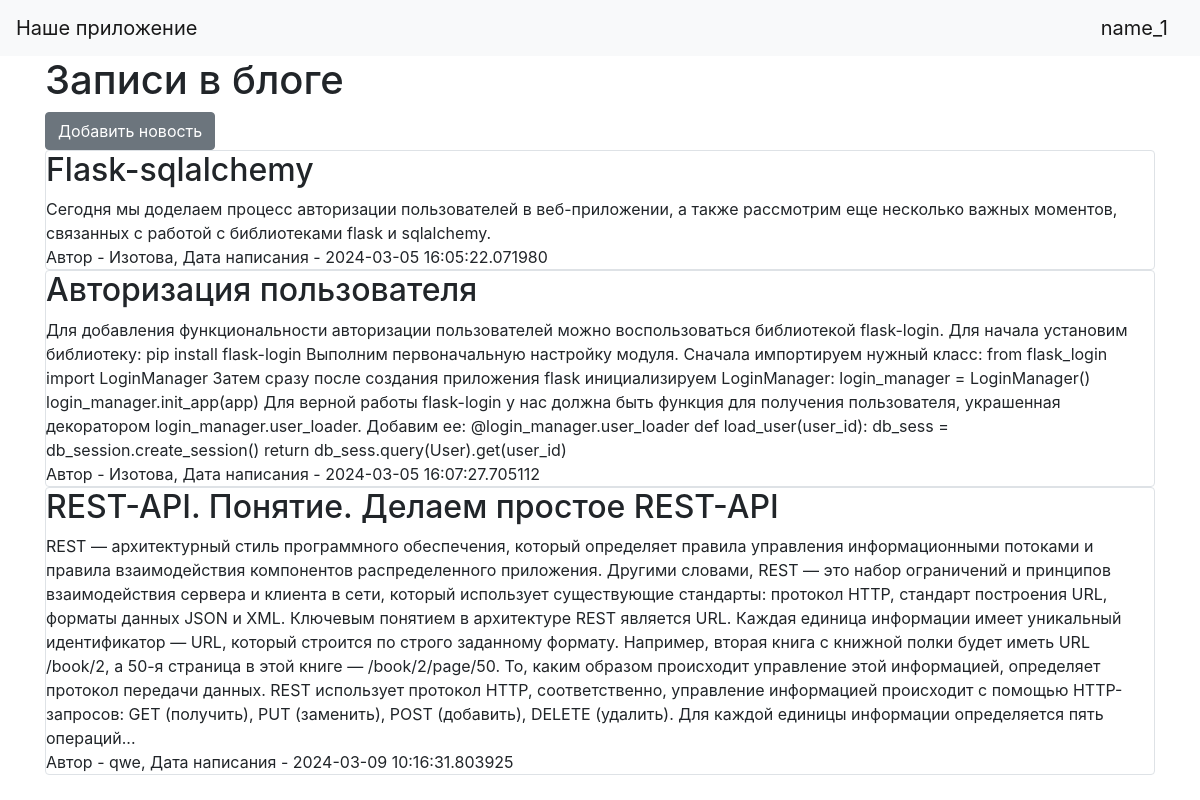
The page / (signed in) on the database its author committed.
### data/users.py (models this page shows, shortened)
class User(SqlAlchemyBase, UserMixin, SerializerMixin):
    __tablename__ = 'users'
    id = sqlalchemy.Column(sqlalchemy.Integer, primary_key=True, autoincrement=True)
    name = sqlalchemy.Column(sqlalchemy.String, nullable=True)
    about = sqlalchemy.Column(sqlalchemy.String, nullable=True)
    email = sqlalchemy.Column(sqlalchemy.String, index=True, unique=True, nullable=True)
    hashed_password = sqlalchemy.Column(sqlalchemy.String, nullable=True)
    created_date = sqlalchemy.Column(sqlalchemy.DateTime, default=datetime.datetime.now)
    news = orm.relationship("News", back_populates='user')

### data/news.py (models this page shows)
class News(SqlAlchemyBase, UserMixin, SerializerMixin):
    __tablename__ = 'news'
    id = sqlalchemy.Column(sqlalchemy.Integer, primary_key=True, autoincrement=True)
    title = sqlalchemy.Column(sqlalchemy.String, nullable=True)
    content = sqlalchemy.Column(sqlalchemy.String, nullable=True)
    created_date = sqlalchemy.Column(sqlalchemy.DateTime, default=datetime.datetime.now)
    is_private = sqlalchemy.Column(sqlalchemy.Boolean, default=True)
    is_published = sqlalchemy.Column(sqlalchemy.Boolean, default=True)
    user_id = sqlalchemy.Column(sqlalchemy.Integer, sqlalchemy.ForeignKey("users.id"))
    user = orm.relationship('User')

### main.py (the view)
@app.route("/")
def index():
    db_sess = db_session.create_session()
    if current_user.is_authenticated:
        news = db_sess.query(News).filter((News.user == current_user) | (News.is_private != True))
    else:
        news = db_sess.query(News).filter(News.is_private != True)
    return render_template("index.html", news=news)

### data/db_session.py (called while the page is built)
def create_session() -> Session:
    global __factory
    return __factory()

### main.py (called while the page is built)
@login_manager.user_loader
def load_user(user_id):
    db_sess = db_session.create_session()
    return db_sess.query(User).get(user_id)

### templates/index.html (shortened to what this page needs)
{% extends "base.html" %}
{% block content %}
    <h1>Записи в блоге</h1>
    {% if current_user.is_authenticated %}
        <a href="news" class="btn btn-secondary">Добавить новость</a>
    {% endif %}
    {% for item in news %}
        <div class="col-md6 border rounded">
            <h2>{{ item.title }}</h2>
            <div>
                {{ item.content }}
            </div>
            <div>
                Автор - {{ item.user.name }}, Дата написания - {{ item.created_date }}
            </div>
        </div>
    {% endfor %}
{% endblock %}

### templates/base.html (shortened to what this page needs)
<!doctype html>
<html lang="en">
<head>
    <link rel="stylesheet"
          href="https://stackpath.bootstrapcdn.com/bootstrap/4.4.1/css/bootstrap.min.css"
>
</head>
<body>
<header>
    <nav class="navbar navbar-light bg-light">
        <a class="navbar-brand" href="#">Наше приложение</a>
        {% if current_user.is_authenticated %}
            <a class="navbar-brand" href="/logout">{{ current_user.name }}</a>
        {% else %}
            <p>
                <a class="btn btn-primary " href="/register">Зарегистрироваться</a>
                <a class="btn btn-success" href="/login">Войти</a>
            </p>
        {% endif %}
    </nav>
</header>
<main role="main" class="container">
    {% block content %}{% endblock %}
</main>
</body>
</html>

### rows shown on the page
User: name "name_1"
News: title "Flask-sqlalchemy", content "Сегодня мы доделаем процесс авторизации пользователей в веб-приложении, а также рассмотрим еще несколько важных моментов, связанных с работой с библиотеками flask и sqlalchemy.", user.name "Изотова", created_date "2024-03-05 16:05:22.071980"
News: title "Авторизация пользователя", content "Для добавления функциональности авторизации пользователей можно воспользоваться библиотекой flask-login. Для начала установим библиотеку: pip install flask-login Выполним первоначальную настройку модуля. Сначала импортируем нужный класс: from flask_login import LoginManager Затем сразу после создания приложения flask инициализируем LoginManager: login_manager = LoginManager() login_manager.init_app(app) Для верной работы flask-login у нас должна быть функция для получения пользователя, украшенная декоратором login_manager.user_loader. Добавим ее: @login_manager.user_loader def load_user(user_id): db_sess = db_session.create_session() return db_sess.query(User).get(user_id)", user.name "Изотова", created_date "2024-03-05 16:07:27.705112"
News: title "REST-API. Понятие. Делаем простое REST-API", content "REST — архитектурный стиль программного обеспечения, который определяет правила управления информационными потоками и правила взаимодействия компонентов распределенного приложения. Другими словами, REST — это набор ограничений и принципов взаимодействия сервера и клиента в сети, который использует существующие стандарты: протокол HTTP, стандарт построения URL, форматы данных JSON и XML. Ключевым понятием в архитектуре REST является URL. Каждая единица информации имеет уникальный идентификатор — URL, который строится по строго заданному формату. Например, вторая книга с книжной полки будет иметь URL /book/2, а 50-я страница в этой книге — /book/2/page/50. То, каким образом происходит…", user.name "qwe", created_date "2024-03-09 10:16:31.803925"
